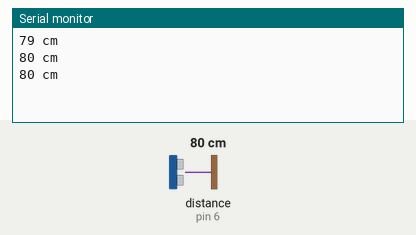
A sketch run on a simulated Arduino Uno, built with avr-gcc and run on an emulated ATmega328P. Parts: the last lines printed to the serial monitor. Wiring (inferred from the names in the program): ultrasonic range finder: trigger pin 7; echo pin 6. Inputs (shaded band) come from the test bench; at power-on: distance to the obstacle (sensor on pin 6) 80 cm. The echo pulse lasts 58.3 µs per cm.

Above: at 1.3 s.
1.4 s: distance to the obstacle (sensor on pin 6) set to 195 cm
At 1.9 s:
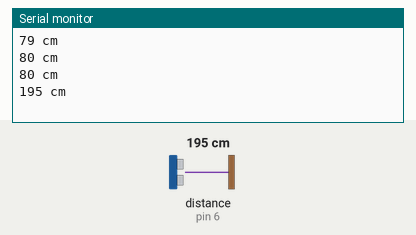
2.9 s: distance to the obstacle (sensor on pin 6) set to 206 cm
At 3.5 s:
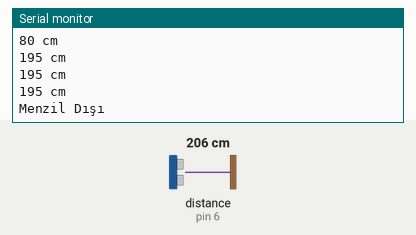
Timing chart, 0 to 5.9 s (numbered marks = the images above; inputs shaded):
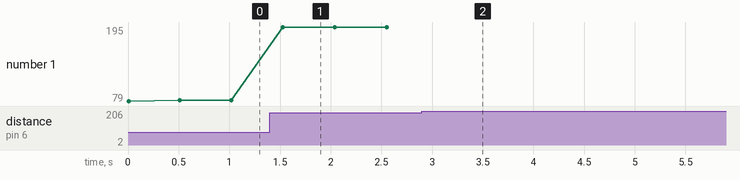

Measured:
- the behaviour switches between 200 and 201 cm on distance to the obstacle (sensor on pin 6) (found by bisection; images 1 and 2)
- after the input at 1.4 s, the serial monitor: prints a new line after 0.13 s (image 1)
- after the input at 2.9 s, the serial monitor: prints a new line after 0.17 s (image 2)
- plotted number 1: 80 → 195 after the input at 1.4 s

The sketch:

hcsr04.ino
```cpp
#define trigPin 7
#define echoPin 6

void setup() {
Serial.begin (9600);
pinMode(trigPin, OUTPUT);
pinMode(echoPin, INPUT);
}
void loop() {
long sure, mesafe;

/* Başlangıçta LOW durumda olan trigger bacağına gerilim uygulayıp
  ardından gerilimi keserek bir ses dalgası
  oluşturmuş oluyoruz. Bu işlem arasında 10 mikro saniye beklenmenin
  sebebi HC-SR04'ün en az 10 mikro saniyelik dalgalar ile çalışmasıdır. */
digitalWrite(trigPin, HIGH);
delayMicroseconds(10);
digitalWrite(trigPin, LOW);
sure = pulseIn(echoPin, HIGH);
/* Dalga üretildikten sonra geri yansıyıp Echo bacağının
   HIGH duruma geçireceği süreyi pulseIn fonksiyonu ile kaydediyoruz. */

mesafe = (sure/2) / 29.1;
//mesafe gidiş-geliş şeklinde olduğundan yarıya bölüyoruz.
//saniyede kat ettiği yola göre de hesaplamamızı yapıyoruz.
   if (mesafe > 200 || mesafe < 0){
   Serial.println("Menzil Dışı");
   }
   else {
   Serial.print(mesafe);
   Serial.println(" cm");
   }
delay(500);
}
```
